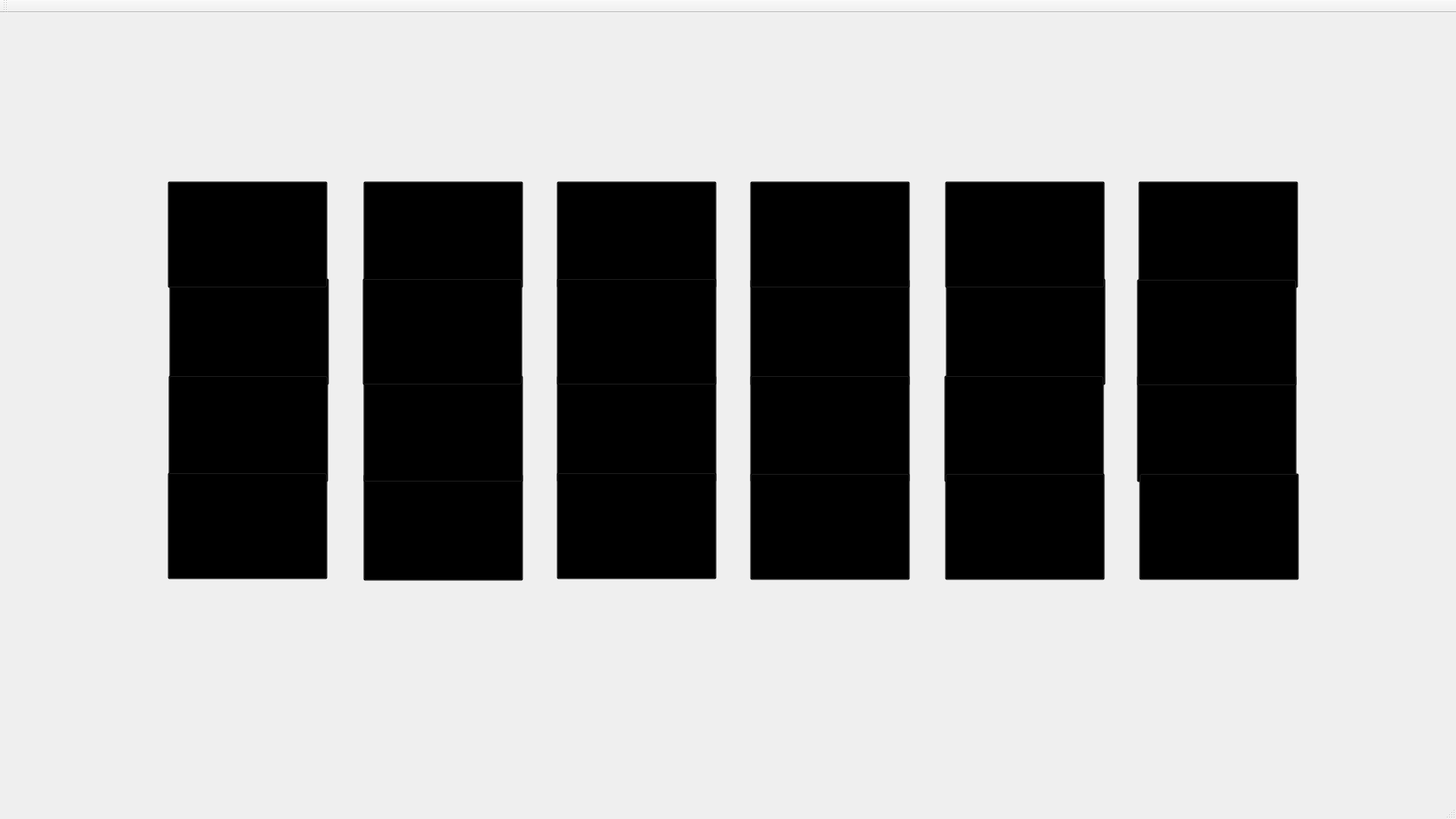
<?xml version="1.0" encoding="UTF-8"?>
<ui version="4.0">
 <class>_4PlayersMapClass</class>
 <widget class="QMainWindow" name="_4PlayersMapClass">
  <property name="geometry">
   <rect>
    <x>0</x>
    <y>0</y>
    <width>1920</width>
    <height>1080</height>
   </rect>
  </property>
  <property name="minimumSize">
   <size>
    <width>1920</width>
    <height>1080</height>
   </size>
  </property>
  <property name="windowTitle">
   <string>_4PlayersMap</string>
  </property>
  <property name="styleSheet">
   <string notr="true">background-image:url(&quot;D:/Faculta/ModernC++/Triviador/Triviador/images/water-2.png&quot;)</string>
  </property>
  <widget class="QWidget" name="centralWidget">
   <widget class="QPushButton" name="pushButton_4">
    <property name="geometry">
     <rect>
      <x>479</x>
      <y>608</y>
      <width>211</width>
      <height>141</height>
     </rect>
    </property>
    <property name="styleSheet">
     <string notr="true">image: url(&quot;D:/Downloads/island7-removebg-preview.png&quot;);
background-color: transparent;</string>
    </property>
    <property name="text">
     <string/>
    </property>
   </widget>
   <widget class="QPushButton" name="pushButton_8">
    <property name="geometry">
     <rect>
      <x>223</x>
      <y>350</y>
      <width>211</width>
      <height>141</height>
     </rect>
    </property>
    <property name="styleSheet">
     <string notr="true">image: url(&quot;D:/Downloads/island1-removebg-preview.png&quot;);
background-color: transparent;</string>
    </property>
    <property name="text">
     <string/>
    </property>
   </widget>
   <widget class="QPushButton" name="pushButton_21">
    <property name="geometry">
     <rect>
      <x>1499</x>
      <y>478</y>
      <width>211</width>
      <height>141</height>
     </rect>
    </property>
    <property name="layoutDirection">
     <enum>Qt::LeftToRight</enum>
    </property>
    <property name="styleSheet">
     <string notr="true">image: url(&quot;D:/Downloads/island8-removebg-preview.png&quot;);
background-color: transparent;</string>
    </property>
    <property name="text">
     <string/>
    </property>
   </widget>
   <widget class="QPushButton" name="pushButton_15">
    <property name="geometry">
     <rect>
      <x>734</x>
      <y>478</y>
      <width>211</width>
      <height>141</height>
     </rect>
    </property>
    <property name="styleSheet">
     <string notr="true">image: url(&quot;D:/Downloads/island4-removebg-preview.png&quot;);
background-color: transparent;</string>
    </property>
    <property name="text">
     <string/>
    </property>
   </widget>
   <widget class="QPushButton" name="pushButton_17">
    <property name="geometry">
     <rect>
      <x>989</x>
      <y>351</y>
      <width>211</width>
      <height>141</height>
     </rect>
    </property>
    <property name="styleSheet">
     <string notr="true">image: url(&quot;D:/Downloads/island4-removebg-preview.png&quot;);
background-color: transparent;</string>
    </property>
    <property name="text">
     <string/>
    </property>
   </widget>
   <widget class="QPushButton" name="pushButton_16">
    <property name="geometry">
     <rect>
      <x>734</x>
      <y>606</y>
      <width>211</width>
      <height>141</height>
     </rect>
    </property>
    <property name="styleSheet">
     <string notr="true">image: url(&quot;D:/Downloads/island7-removebg-preview.png&quot;);
background-color: transparent;</string>
    </property>
    <property name="text">
     <string/>
    </property>
   </widget>
   <widget class="QPushButton" name="pushButton_2">
    <property name="geometry">
     <rect>
      <x>1247</x>
      <y>350</y>
      <width>211</width>
      <height>141</height>
     </rect>
    </property>
    <property name="styleSheet">
     <string notr="true">image: url(&quot;D:/Downloads/island2-removebg-preview.png&quot;);
background-color: transparent;</string>
    </property>
    <property name="text">
     <string/>
    </property>
   </widget>
   <widget class="QPushButton" name="pushButton_3">
    <property name="geometry">
     <rect>
      <x>479</x>
      <y>222</y>
      <width>211</width>
      <height>141</height>
     </rect>
    </property>
    <property name="styleSheet">
     <string notr="true">image: url(&quot;D:/Downloads/island3-removebg-preview.png&quot;);
background-color: transparent;</string>
    </property>
    <property name="text">
     <string/>
    </property>
   </widget>
   <widget class="QLabel" name="label_4">
    <property name="geometry">
     <rect>
      <x>0</x>
      <y>-1</y>
      <width>171</width>
      <height>241</height>
     </rect>
    </property>
    <property name="styleSheet">
     <string notr="true">image:url(&quot;D:/Downloads/MyFlow/shield2.png&quot;);</string>
    </property>
    <property name="text">
     <string/>
    </property>
   </widget>
   <widget class="QPushButton" name="pushButton_19">
    <property name="geometry">
     <rect>
      <x>1501</x>
      <y>222</y>
      <width>211</width>
      <height>141</height>
     </rect>
    </property>
    <property name="layoutDirection">
     <enum>Qt::LeftToRight</enum>
    </property>
    <property name="styleSheet">
     <string notr="true">image: url(&quot;D:/Downloads/island8-removebg-preview.png&quot;);
background-color: transparent;</string>
    </property>
    <property name="text">
     <string/>
    </property>
   </widget>
   <widget class="QLabel" name="label">
    <property name="geometry">
     <rect>
      <x>1728</x>
      <y>737</y>
      <width>191</width>
      <height>271</height>
     </rect>
    </property>
    <property name="styleSheet">
     <string notr="true">image:url(&quot;D:/Downloads/MyFlow/shield1.png&quot;);</string>
    </property>
    <property name="text">
     <string/>
    </property>
   </widget>
   <widget class="QPushButton" name="pushButton_7">
    <property name="geometry">
     <rect>
      <x>479</x>
      <y>478</y>
      <width>211</width>
      <height>141</height>
     </rect>
    </property>
    <property name="styleSheet">
     <string notr="true">image: url(&quot;D:/Downloads/island1-removebg-preview.png&quot;);
background-color: transparent;</string>
    </property>
    <property name="text">
     <string/>
    </property>
   </widget>
   <widget class="QPushButton" name="pushButton_24">
    <property name="geometry">
     <rect>
      <x>1502</x>
      <y>607</y>
      <width>211</width>
      <height>141</height>
     </rect>
    </property>
    <property name="styleSheet">
     <string notr="true">image: url(&quot;D:/Downloads/island2-removebg-preview.png&quot;);
background-color: transparent;</string>
    </property>
    <property name="text">
     <string/>
    </property>
   </widget>
   <widget class="QPushButton" name="pushButton_9">
    <property name="geometry">
     <rect>
      <x>478</x>
      <y>350</y>
      <width>211</width>
      <height>141</height>
     </rect>
    </property>
    <property name="styleSheet">
     <string notr="true">image: url(&quot;D:/Downloads/island1-removebg-preview.png&quot;);
background-color: transparent;</string>
    </property>
    <property name="text">
     <string/>
    </property>
   </widget>
   <widget class="QPushButton" name="pushButton_18">
    <property name="geometry">
     <rect>
      <x>989</x>
      <y>478</y>
      <width>211</width>
      <height>141</height>
     </rect>
    </property>
    <property name="styleSheet">
     <string notr="true">image: url(&quot;D:/Downloads/island4-removebg-preview.png&quot;);
background-color: transparent;</string>
    </property>
    <property name="text">
     <string/>
    </property>
   </widget>
   <widget class="QPushButton" name="pushButton_12">
    <property name="geometry">
     <rect>
      <x>734</x>
      <y>222</y>
      <width>211</width>
      <height>141</height>
     </rect>
    </property>
    <property name="styleSheet">
     <string notr="true">image: url(&quot;D:/Downloads/island3-removebg-preview.png&quot;);
background-color: transparent;</string>
    </property>
    <property name="text">
     <string/>
    </property>
   </widget>
   <widget class="QPushButton" name="pushButton_22">
    <property name="geometry">
     <rect>
      <x>1245</x>
      <y>478</y>
      <width>211</width>
      <height>141</height>
     </rect>
    </property>
    <property name="styleSheet">
     <string notr="true">image: url(&quot;D:/Downloads/island2-removebg-preview.png&quot;);
background-color: transparent;</string>
    </property>
    <property name="text">
     <string/>
    </property>
   </widget>
   <widget class="QPushButton" name="pushButton_13">
    <property name="geometry">
     <rect>
      <x>989</x>
      <y>222</y>
      <width>211</width>
      <height>141</height>
     </rect>
    </property>
    <property name="styleSheet">
     <string notr="true">image: url(&quot;D:/Downloads/island3-removebg-preview.png&quot;);
background-color: transparent;</string>
    </property>
    <property name="text">
     <string/>
    </property>
   </widget>
   <widget class="QPushButton" name="pushButton_10">
    <property name="geometry">
     <rect>
      <x>222</x>
      <y>478</y>
      <width>211</width>
      <height>141</height>
     </rect>
    </property>
    <property name="styleSheet">
     <string notr="true">image: url(&quot;D:/Downloads/island7-removebg-preview.png&quot;);
background-color: transparent;</string>
    </property>
    <property name="text">
     <string/>
    </property>
   </widget>
   <widget class="QPushButton" name="pushButton_11">
    <property name="geometry">
     <rect>
      <x>221</x>
      <y>606</y>
      <width>211</width>
      <height>141</height>
     </rect>
    </property>
    <property name="styleSheet">
     <string notr="true">image: url(&quot;D:/Downloads/island7-removebg-preview.png&quot;);
background-color: transparent;</string>
    </property>
    <property name="text">
     <string/>
    </property>
   </widget>
   <widget class="QPushButton" name="pushButton_6">
    <property name="geometry">
     <rect>
      <x>1246</x>
      <y>222</y>
      <width>211</width>
      <height>141</height>
     </rect>
    </property>
    <property name="layoutDirection">
     <enum>Qt::LeftToRight</enum>
    </property>
    <property name="styleSheet">
     <string notr="true">image: url(&quot;D:/Downloads/island8-removebg-preview.png&quot;);
background-color: transparent;</string>
    </property>
    <property name="text">
     <string/>
    </property>
   </widget>
   <widget class="QLabel" name="label_3">
    <property name="geometry">
     <rect>
      <x>1760</x>
      <y>0</y>
      <width>171</width>
      <height>241</height>
     </rect>
    </property>
    <property name="layoutDirection">
     <enum>Qt::LeftToRight</enum>
    </property>
    <property name="styleSheet">
     <string notr="true">image:url(&quot;D:/Downloads/MyFlow/shield3.png&quot;);</string>
    </property>
    <property name="text">
     <string/>
    </property>
   </widget>
   <widget class="QPushButton" name="pushButton">
    <property name="geometry">
     <rect>
      <x>221</x>
      <y>222</y>
      <width>211</width>
      <height>141</height>
     </rect>
    </property>
    <property name="styleSheet">
     <string notr="true">image: url(&quot;D:/Downloads/island1-removebg-preview.png&quot;);
background-color: transparent;</string>
    </property>
    <property name="text">
     <string/>
    </property>
   </widget>
   <widget class="QPushButton" name="pushButton_5">
    <property name="geometry">
     <rect>
      <x>989</x>
      <y>607</y>
      <width>211</width>
      <height>141</height>
     </rect>
    </property>
    <property name="styleSheet">
     <string notr="true">image: url(&quot;D:/Downloads/island4-removebg-preview.png&quot;);
background-color: transparent;</string>
    </property>
    <property name="text">
     <string/>
    </property>
   </widget>
   <widget class="QPushButton" name="pushButton_23">
    <property name="geometry">
     <rect>
      <x>1246</x>
      <y>607</y>
      <width>211</width>
      <height>141</height>
     </rect>
    </property>
    <property name="styleSheet">
     <string notr="true">image: url(&quot;D:/Downloads/island2-removebg-preview.png&quot;);
background-color: transparent;</string>
    </property>
    <property name="text">
     <string/>
    </property>
   </widget>
   <widget class="QPushButton" name="pushButton_14">
    <property name="geometry">
     <rect>
      <x>734</x>
      <y>350</y>
      <width>211</width>
      <height>141</height>
     </rect>
    </property>
    <property name="styleSheet">
     <string notr="true">image: url(&quot;D:/Downloads/island3-removebg-preview.png&quot;);
background-color: transparent;</string>
    </property>
    <property name="text">
     <string/>
    </property>
   </widget>
   <widget class="QLabel" name="label_2">
    <property name="geometry">
     <rect>
      <x>-2</x>
      <y>737</y>
      <width>171</width>
      <height>241</height>
     </rect>
    </property>
    <property name="styleSheet">
     <string notr="true">image:url(&quot;D:/Downloads/MyFlow/shield4.png&quot;);</string>
    </property>
    <property name="text">
     <string/>
    </property>
   </widget>
   <widget class="QPushButton" name="pushButton_20">
    <property name="geometry">
     <rect>
      <x>1499</x>
      <y>351</y>
      <width>211</width>
      <height>141</height>
     </rect>
    </property>
    <property name="layoutDirection">
     <enum>Qt::LeftToRight</enum>
    </property>
    <property name="styleSheet">
     <string notr="true">image: url(&quot;D:/Downloads/island8-removebg-preview.png&quot;);
background-color: transparent;</string>
    </property>
    <property name="text">
     <string/>
    </property>
   </widget>
   <widget class="QLabel" name="label_5">
    <property name="geometry">
     <rect>
      <x>1567</x>
      <y>32</y>
      <width>211</width>
      <height>141</height>
     </rect>
    </property>
    <property name="styleSheet">
     <string notr="true">image:url(&quot;D:/Faculta/ModernC++/Triviador/Triviador/images/ship1.png&quot;);</string>
    </property>
    <property name="text">
     <string/>
    </property>
   </widget>
   <widget class="QLabel" name="label_6">
    <property name="geometry">
     <rect>
      <x>1535</x>
      <y>833</y>
      <width>211</width>
      <height>141</height>
     </rect>
    </property>
    <property name="styleSheet">
     <string notr="true">image:url(&quot;D:/Faculta/ModernC++/Triviador/Triviador/images/ship1.png&quot;);</string>
    </property>
    <property name="text">
     <string/>
    </property>
   </widget>
   <widget class="QLabel" name="label_7">
    <property name="geometry">
     <rect>
      <x>159</x>
      <y>832</y>
      <width>211</width>
      <height>141</height>
     </rect>
    </property>
    <property name="styleSheet">
     <string notr="true">image:url(&quot;D:/Faculta/ModernC++/Triviador/Triviador/images/ship2.png&quot;);</string>
    </property>
    <property name="text">
     <string/>
    </property>
   </widget>
   <widget class="QLabel" name="label_8">
    <property name="geometry">
     <rect>
      <x>160</x>
      <y>30</y>
      <width>211</width>
      <height>141</height>
     </rect>
    </property>
    <property name="styleSheet">
     <string notr="true">image:url(&quot;D:/Faculta/ModernC++/Triviador/Triviador/images/ship2.png&quot;);</string>
    </property>
    <property name="text">
     <string/>
    </property>
   </widget>
  </widget>
  <widget class="QToolBar" name="mainToolBar">
   <attribute name="toolBarArea">
    <enum>TopToolBarArea</enum>
   </attribute>
   <attribute name="toolBarBreak">
    <bool>false</bool>
   </attribute>
  </widget>
  <widget class="QStatusBar" name="statusBar"/>
 </widget>
 <layoutdefault spacing="6" margin="11"/>
 <resources/>
 <connections/>
</ui>
